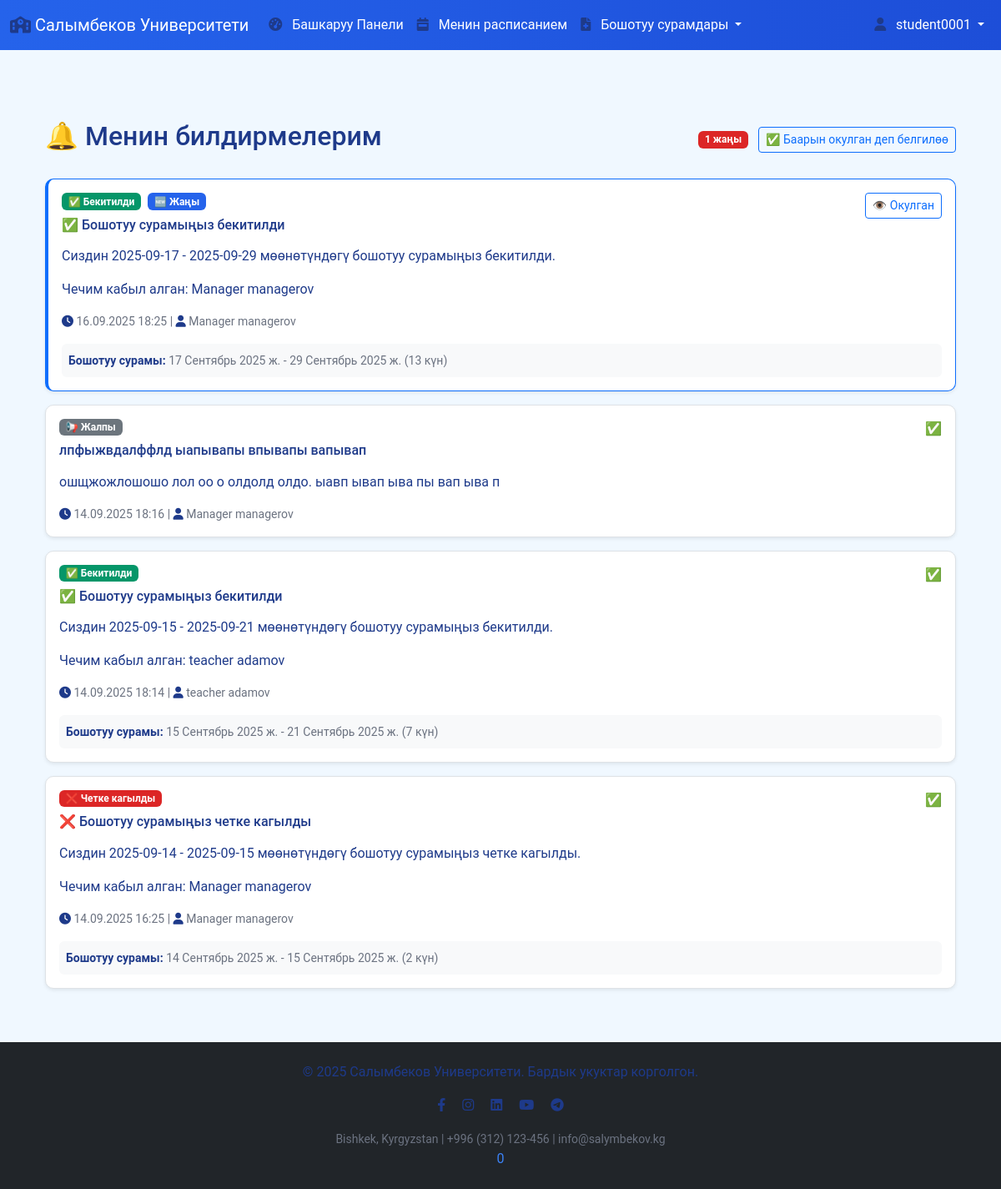
The app's page /ky/notifications/ (signed in) with its own data.
### core/models.py (models this page shows, shortened)
class Notification(models.Model):
    NOTIFICATION_TYPES = [
        ('ABSENCE', 'Жок болуу боюнча'),
        ('LEAVE_REQUEST', 'Бошотуу сурамы'),
        ('LEAVE_APPROVED', 'Бошотуу бекитилди'),
        ('LEAVE_REJECTED', 'Бошотуу четке кагылды'),
        ('GENERAL', 'Жалпы'),
    ]
    recipient = models.ForeignKey(User, on_delete=models.CASCADE, related_name='received_notifications')
    sender = models.ForeignKey(User, on_delete=models.SET_NULL, null=True, blank=True, related_name='sent_notifications')
    notification_type = models.CharField(max_length=20, choices=NOTIFICATION_TYPES, default='GENERAL')
    title = models.CharField(max_length=200)
    message = models.TextField()
    created_at = models.DateTimeField(auto_now_add=True)
    is_read = models.BooleanField(default=False)
    student = models.ForeignKey(Student, on_delete=models.CASCADE, null=True, blank=True)
    leave_request = models.ForeignKey(LeaveRequest, on_delete=models.CASCADE, null=True, blank=True)
    class Meta:
        ordering = ['-created_at']

class LeaveRequest(models.Model):
    STATUS_CHOICES = [
        ('PENDING', 'Күтүүдө'),
        ('APPROVED', 'Бекитилген'),
        ('REJECTED', 'Четке кагылган'),
    ]
    LEAVE_TYPE_CHOICES = [
        ('SICK', 'Ооруу'),
        ('PERSONAL', 'Жеке иштер'),
        ('FAMILY', 'Үй-бүлөлүк иштер'),
        ('EMERGENCY', 'Тез кырдаал'),
        ('OTHER', 'Башка себептер'),
    ]
    student = models.ForeignKey(Student, on_delete=models.CASCADE, related_name='leave_requests')
    leave_type = models.CharField(max_length=20, choices=LEAVE_TYPE_CHOICES, default='SICK')
    start_date = models.DateField(verbose_name='Башталуу күнү')
    end_date = models.DateField(verbose_name='Аяктоо күнү')
    reason = models.TextField(verbose_name='Себеби')
    status = models.CharField(max_length=20, choices=STATUS_CHOICES, default='PENDING')
    approved_by = models.ForeignKey(User, on_delete=models.SET_NULL, null=True, blank=True, related_name='approved_leaves')
    created_at = models.DateTimeField(auto_now_add=True)
    updated_at = models.DateTimeField(auto_now=True)
    class Meta:
        verbose_name = 'Бошотуу сурамы'
        verbose_name_plural = 'Бошотуу сурамдары'
    @property
    def duration(self):
        return (self.end_date - self.start_date).days + 1

### core/views.py (the view)
# urls.py: path('notifications/', views.notifications, name='notifications'),
@login_required
def notifications(request):
    user_notifications = Notification.objects.filter(recipient=request.user)
    unread_count = user_notifications.filter(is_read=False).count()
    return render(request, 'notifications/list.html', {
        'notifications': user_notifications,
        'unread_count': unread_count
    })

### attendance_system/context_processors.py (called while the page is built)
def site_config(request):
    try:
        return {
            'SITE_NAME': getattr(settings, 'SITE_NAME', 'Salymbekov University'),
            'UNIVERSITY_INFO': getattr(settings, 'UNIVERSITY_INFO', {}),
            'SYSTEM_CONFIG': getattr(settings, 'SYSTEM_CONFIG', {}),
            'LANGUAGE_CONFIG': getattr(settings, 'LANGUAGE_CONFIG', {}),
            'THEME_CONFIG': getattr(settings, 'THEME_CONFIG', {}),
            'ACADEMIC_CONFIG': getattr(settings, 'ACADEMIC_CONFIG', {}),
            'SOCIAL_MEDIA': getattr(settings, 'SOCIAL_MEDIA', {}),
            'FOOTER_CONFIG': getattr(settings, 'FOOTER_CONFIG', {}),
        }
    except Exception as e:
        return {
            'SITE_NAME': 'Salymbekov University',
            'UNIVERSITY_INFO': {'name': 'Salymbekov University'},
            'SYSTEM_CONFIG': {'version': '1.0.0'},
        }

### templates/notifications/list.html (shortened to what this page needs)
{% extends 'base.html' %}
{% block content %}
<div class="container mt-5">
    <div class="d-flex justify-content-between align-items-center mb-4">
        <h2>🔔 Менин билдирмелерим</h2>
        <div>
            {% if unread_count > 0 %}
                <span class="badge bg-danger me-2">{{ unread_count }} жаңы</span>
                <a href="{% url 'mark_all_notifications_read' %}" class="btn btn-sm btn-outline-primary">
                    ✅ Баарын окулган деп белгилөө
                </a>
            {% endif %}
        </div>
    </div>
    {% if notifications %}
        <div class="row">
            {% for notification in notifications %}
            <div class="col-md-12 mb-3">
                <div class="card {% if not notification.is_read %}border-primary{% endif %} shadow-sm">
                    <div class="card-body">
                        <div class="d-flex justify-content-between align-items-start">
                            <div class="flex-grow-1">
                                <div class="d-flex align-items-center mb-2">
                                    {% if notification.notification_type == 'ABSENCE' %}
                                        <span class="badge bg-warning text-dark me-2">⚠️ Жок болуу</span>
                                    {% elif notification.notification_type == 'LEAVE_REQUEST' %}
                                        <span class="badge bg-info me-2">📝 Бошотуу сурамы</span>
                                    {% elif notification.notification_type == 'LEAVE_APPROVED' %}
                                        <span class="badge bg-success me-2">✅ Бекитилди</span>
                                    {% elif notification.notification_type == 'LEAVE_REJECTED' %}
                                        <span class="badge bg-danger me-2">❌ Четке кагылды</span>
                                    {% else %}
                                        <span class="badge bg-secondary me-2">📢 Жалпы</span>
                                    {% endif %}
                                    {% if not notification.is_read %}
                                        <span class="badge bg-primary">🆕 Жаңы</span>
                                    {% endif %}
                                </div>
                                <h6 class="card-title">{{ notification.title }}</h6>
                                <p class="card-text">{{ notification.message|linebreaks }}</p>
                                <div class="text-muted small">
                                    <i class="fas fa-clock"></i> {{ notification.created_at|date:"d.m.Y H:i" }}
                                    {% if notification.sender %}
                                        | <i class="fas fa-user"></i> {{ notification.sender.get_full_name|default:notification.sender.username }}
                                    {% endif %}
                                </div>
                            </div>
                            <div class="ms-3">
                                {% if not notification.is_read %}
                                    <a href="{% url 'mark_notification_read' notification.id %}"
                                       class="btn btn-sm btn-outline-primary">
                                        👁️ Окулган
                                    </a>
                                {% else %}
                                    <span class="text-success">✅</span>
                                {% endif %}
                            </div>
                        </div>
                        {% if notification.leave_request %}
                            <div class="mt-3 p-2 bg-light rounded">
                                <small class="text-muted">
                                    <strong>Бошотуу сурамы:</strong>
                                    {{ notification.leave_request.start_date }} - {{ notification.leave_request.end_date }}
                                    ({{ notification.leave_request.duration }} күн)
                                </small>
                            </div>
                        {% endif %}
                    </div>
                </div>
            </div>
            {% endfor %}
        </div>
    {% endif %}
</div>
{% endblock %}

### templates/base.html (shortened to what this page needs)
{% load static %}
{% load i18n %}
<!DOCTYPE html>
<html lang="{% get_current_language as LANGUAGE_CODE %}{{ LANGUAGE_CODE }}">
<head>
    <link href="https://cdn.jsdelivr.net/npm/bootstrap@5.3.0/dist/css/bootstrap.min.css" rel="stylesheet" />
    <link rel="stylesheet" href="{% static 'css/style.css' %}" />
    <link rel="stylesheet" href="https://cdnjs.cloudflare.com/ajax/libs/font-awesome/6.0.0-beta3/css/all.min.css" />
</head>
<body>
    <nav class="navbar navbar-expand-lg navbar-dark bg-primary fixed-top" style="width: 100%;">
        <div class="container-fluid">
            <a class="navbar-brand" href="{% url 'home' %}">
                <i class="fas fa-school"></i>
                {% get_current_language as LANGUAGE_CODE %}
                {% if LANGUAGE_CODE == 'ky' %}{{ UNIVERSITY_INFO.name_ky }}
                {% elif LANGUAGE_CODE == 'ru' %}{{ UNIVERSITY_INFO.name_ru }}
                {% else %}{{ UNIVERSITY_INFO.name_en }}{% endif %}
            </a>
            <div class="collapse navbar-collapse" id="navbarNav">
                <ul class="navbar-nav me-auto mb-2 mb-lg-0">
                    {% if user.is_authenticated %}
                    <li class="nav-item">
                        <a class="nav-link" href="{% url 'dashboard' %}"><i class="fas fa-tachometer-alt"></i> {% trans "Dashboard" %}</a>
                    </li>
                    {% if user.userprofile.role == 'STUDENT' %}
                    <li class="nav-item">
                        <a class="nav-link" href="{% url 'student_schedule' %}"><i class="fas fa-calendar-week"></i> {% trans "My Schedule" %}</a>
                    </li>
                    {% else %}
                    <li class="nav-item">
                        <a class="nav-link" href="{% url 'universal_schedule' %}"><i class="fas fa-calendar-week"></i> {% trans "Schedule" %}</a>
                    </li>
                    {% endif %}
                    {% if user.userprofile.role == 'STUDENT' %}
                    <li class="nav-item dropdown">
                        <a class="nav-link dropdown-toggle" href="#" id="leaveDropdown" role="button" data-bs-toggle="dropdown" aria-expanded="false">
                            <i class="fas fa-file-medical"></i> {% trans "Leave Requests" %}
                        </a>
                    </li>
                    {% endif %}
                    {% endif %}
                </ul>
                {% if user.is_authenticated %}
                <ul class="navbar-nav ms-auto">
                    <li class="nav-item dropdown">
                        <a class="nav-link dropdown-toggle" href="#" id="userDropdown" role="button" data-bs-toggle="dropdown" aria-expanded="false">
                            <i class="fas fa-user"></i> {{ user.username }}
                        </a>
                    </li>
                </ul>
                {% endif %}
            </div>
        </div>
    </nav>
    <div class="container mt-5 pt-5" style="min-height: 68vh    ;">
        {% block content %}
        {% endblock %}
    </div>
    <footer class="bg-dark text-light text-center py-4 mt-5" style="width: 100%;">
        <div class="container">
            <p>
                {% get_current_language as LANGUAGE_CODE %}
                {% if LANGUAGE_CODE == 'ky' %}{{ FOOTER_CONFIG.copyright_text }}
                {% elif LANGUAGE_CODE == 'ru' %}{{ FOOTER_CONFIG.copyright_text_ru }}
                {% else %}{{ FOOTER_CONFIG.copyright_text_en }}{% endif %}
            </p>
            {% if FOOTER_CONFIG.show_social_links and SOCIAL_MEDIA %}
            <p>
                {% if SOCIAL_MEDIA.facebook %}<a href="{{ SOCIAL_MEDIA.facebook }}" class="text-light me-3" target="_blank"><i class="fab fa-facebook-f"></i></a>{% endif %}
                {% if SOCIAL_MEDIA.instagram %}<a href="{{ SOCIAL_MEDIA.instagram }}" class="text-light me-3" target="_blank"><i class="fab fa-instagram"></i></a>{% endif %}
                {% if SOCIAL_MEDIA.linkedin %}<a href="{{ SOCIAL_MEDIA.linkedin }}" class="text-light me-3" target="_blank"><i class="fab fa-linkedin"></i></a>{% endif %}
                {% if SOCIAL_MEDIA.youtube %}<a href="{{ SOCIAL_MEDIA.youtube }}" class="text-light me-3" target="_blank"><i class="fab fa-youtube"></i></a>{% endif %}
                {% if SOCIAL_MEDIA.telegram %}<a href="{{ SOCIAL_MEDIA.telegram }}" class="text-light" target="_blank"><i class="fab fa-telegram"></i></a>{% endif %}
            </p>
            {% endif %}
            {% if FOOTER_CONFIG.show_contact_info and UNIVERSITY_INFO %}
            <small class="text-muted">
                {{ UNIVERSITY_INFO.address }} | {{ UNIVERSITY_INFO.phone }} | {{ UNIVERSITY_INFO.email }}
            </small>
            {% endif %}
        </div>0
    </footer>
</body>
</html>

### static/css/style.css (style rules this page uses)
:root { --bg-color: #ffffff; --bg-primary: #f0f8ff; --bg-secondary: #ffffff; --bg-tertiary: #e6f3ff; --secondary-bg: #f0f8ff; --text-color: #1e3a8a; --text-primary: #1e3a8a; --text-secondary: #3b82f6; --text-muted: #6b7280; --border-color: #93c5fd; --primary-color: #2563eb; --primary-hover: #1d4ed8; --primary-hover-color: #1d4ed8; --button-text-color: #ffffff; --success-color: #059669; --danger-color: #dc2626; --warning-color: #d97706; --info-color: #0891b2; --navbar-bg: linear-gradient(90deg, #2563eb, #1d4ed8); --card-shadow: rgba(37, 99, 235, 0.1); --hover-bg: rgba(37, 99, 235, 0.05); --table-hover: #eff6ff; --dropdown-shadow: rgba(37, 99, 235, 0.15); }
body { font-family: 'Roboto', sans-serif; background-color: var(--bg-primary); color: var(--text-primary); transition: background-color 0.3s ease, color 0.3s ease; }
h1, h2, h3, h4, h5, h6 { color: var(--text-primary); }
p, span, div, label, li, a { color: var(--text-primary); }
.text-muted { color: var(--text-muted) !important; }
.text-success { color: var(--success-color) !important; }
.navbar.bg-primary { background: var(--navbar-bg) !important; }
.navbar-brand, .navbar-nav .nav-link { color: var(--button-text-color) !important; }
.navbar-nav .nav-link { padding: 10px 15px; font-size: 1rem; transition: background-color 0.3s, color 0.3s; }
.nav-link i { margin-right: 8px; }
.card { background-color: var(--bg-secondary); border: 1px solid var(--border-color); border-radius: 10px; box-shadow: 0 4px 8px var(--card-shadow); color: var(--text-primary); transition: transform 0.2s, box-shadow 0.3s ease; }
.badge.bg-success { background-color: var(--success-color) !important; color: var(--button-text-color) !important; }
.badge.bg-danger { background-color: var(--danger-color) !important; color: var(--button-text-color) !important; }
.badge.bg-primary { background-color: var(--primary-color) !important; color: var(--button-text-color) !important; }
.badge { color: var(--button-text-color) !important; }
footer a.text-light { transition: color 0.3s ease; color: var(--text-secondary) !important; }
footer { background-color: var(--bg-secondary); color: var(--text-primary); }
a { color: var(--primary-color); text-decoration: none; }
ul, ol, li { color: var(--text-primary); }
.text-light { color: var(--text-secondary) !important; }
.card-title { color: var(--text-primary); }
.card-text { color: var(--text-primary); }
small, .small { color: var(--text-muted); }
strong, b { color: var(--text-primary); }
em, i { color: var(--text-primary); }
footer p { font-size: 1rem; }

### templates/notifications/list.html (style rules this page uses)
.card { border: 1px solid #dee2e6; transition: all 0.2s ease; }
.border-primary { border-left: 4px solid #0d6efd !important; }
.badge { font-size: 0.75rem; }

### records on screen
Notification: notification_type "✅ Бекитилди", is_read "🆕 Жаңы", title "✅ Бошотуу сурамыңыз бекитилди", message "Сиздин 2025-09-17 - 2025-09-29 мөөнөтүндөгү бошотуу сурамыңыз бекитилди. Чечим кабыл алган: Manager managerov", created_at "16.09.2025 18:25", sender.get_full_name "Manager managerov", leave_request.start_date "17 Сентябрь 2025 ж.", leave_request.end_date "29 Сентябрь 2025 ж.", leave_request.duration "13"
Notification: notification_type "📢 Жалпы", title "лпфыжвдалффлд ыапывапы впывапы вапывап", message "ошщжожлошошо лол оо о олдолд олдо. ыавп ывап ыва пы вап ыва п", created_at "14.09.2025 18:16", sender.get_full_name "Manager managerov"
Notification: notification_type "✅ Бекитилди", title "✅ Бошотуу сурамыңыз бекитилди", message "Сиздин 2025-09-15 - 2025-09-21 мөөнөтүндөгү бошотуу сурамыңыз бекитилди. Чечим кабыл алган: teacher adamov", created_at "14.09.2025 18:14", sender.get_full_name "teacher adamov", leave_request.start_date "15 Сентябрь 2025 ж.", leave_request.end_date "21 Сентябрь 2025 ж.", leave_request.duration "7"
Notification: notification_type "❌ Четке кагылды", title "❌ Бошотуу сурамыңыз четке кагылды", message "Сиздин 2025-09-14 - 2025-09-15 мөөнөтүндөгү бошотуу сурамыңыз четке кагылды. Чечим кабыл алган: Manager managerov", created_at "14.09.2025 16:25", sender.get_full_name "Manager managerov", leave_request.start_date "14 Сентябрь 2025 ж.", leave_request.end_date "15 Сентябрь 2025 ж.", leave_request.duration "2"

### other values on screen
{{ UNIVERSITY_INFO.name_ky }} "Салымбеков Университети"
{{ user.username }} "student0001"
{{ unread_count }} "1"
{{ FOOTER_CONFIG.copyright_text }} "© 2025 Салымбеков Университети. Бардык укуктар корголгон."
{{ UNIVERSITY_INFO.address }} "Bishkek, Kyrgyzstan"
{{ UNIVERSITY_INFO.phone }} "+996 (312) 123-456"
{{ UNIVERSITY_INFO.email }} "info@salymbekov.kg"
